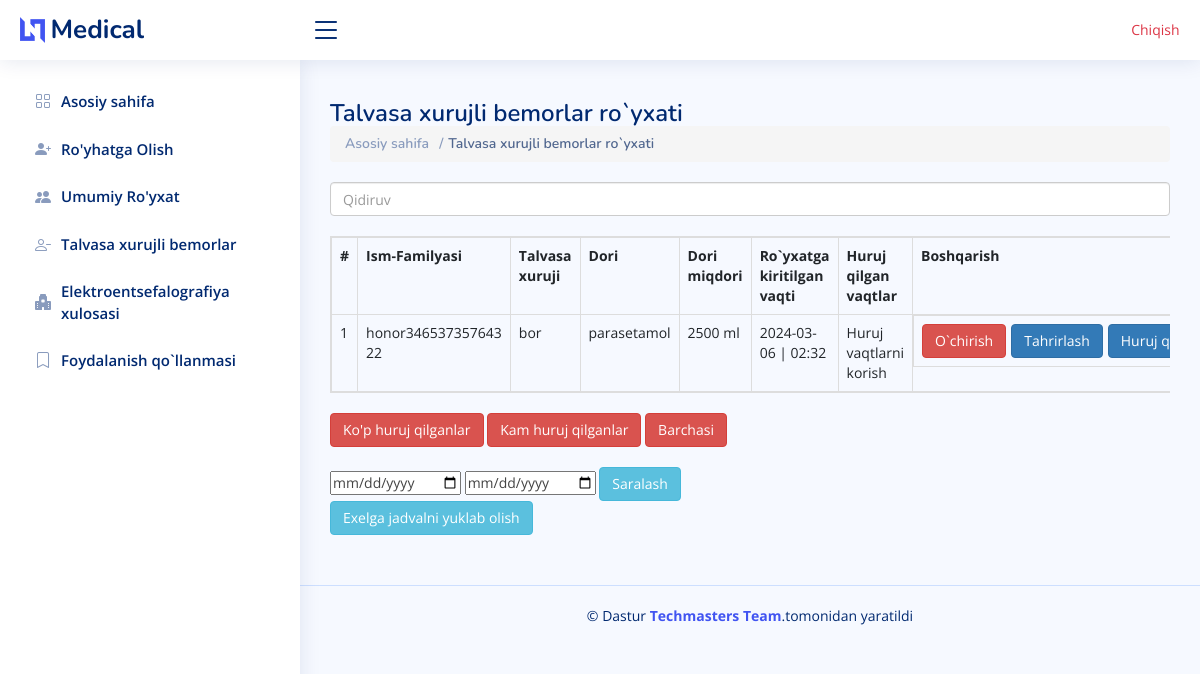
Page /comingtype/ (signed in) on the earlier database version.
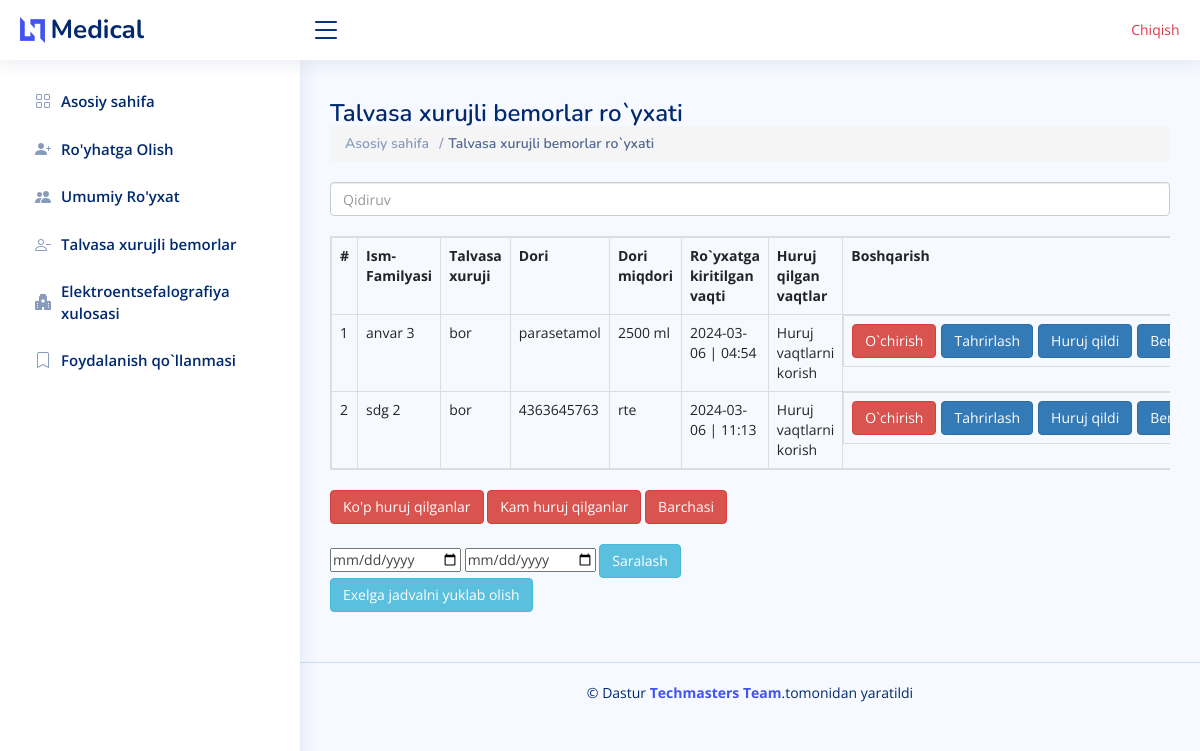
Same page on the later database version.
### chat/models.py (models this page shows, shortened)
class Sick(models.Model):
    username = models.CharField( max_length=400)
    age = models.IntegerField(default=0)
    is_xuruj = models.BooleanField(default=False)
    user = models.ForeignKey(User, on_delete=models.CASCADE)
    date_times = models.DateTimeField(auto_now_add=True)
    dori_name = models.CharField( max_length=400)
    dori_miqdor = models.CharField( max_length=400)

### chat/views.py (the view, shortened to what this page needs)
# urls.py: path("comingtype/",comingtype ,name='comingtype' ),
def comingtype(request):
    all_bemor = Sick.objects.all().filter(user=request.user).order_by('-date_times')
    yoq = Sick.objects.filter(user=request.user, is_xuruj=True)
    datas=[]
    data_from =request.GET.get('date_from')
    data_to = request.GET.get('date_to')
    for i in yoq:
        h = {'count':i.persons.filter().count(),
            'sick':i
            }
        datas.append(h)
    return render(request , 'mein/comingtype.html',{'datas':datas })

### template/mein/comingtype.html (shortened to what the changed rows need)
<!DOCTYPE html>
<html lang="en">
<head>
  <link rel="stylesheet" href="https://cdnjs.cloudflare.com/ajax/libs/font-awesome/6.2.1/css/all.min.css" />
  <link href="/static/assets/vendor/bootstrap/css/bootstrap.min.css" rel="stylesheet">
  <link href="/static/assets/vendor/bootstrap-icons/bootstrap-icons.css" rel="stylesheet">
  <link href="/static/assets/vendor/boxicons/css/boxicons.min.css" rel="stylesheet">
  <link href="/static/assets/vendor/quill/quill.snow.css" rel="stylesheet">
  <link href="/static/assets/vendor/quill/quill.bubble.css" rel="stylesheet">
  <link href="/static/assets/vendor/remixicon/remixicon.css" rel="stylesheet">
  <link href="/static/assets/vendor/simple-datatables/style.css" rel="stylesheet">
  <link rel="stylesheet" href="https://maxcdn.bootstrapcdn.com/bootstrap/3.4.1/css/bootstrap.min.css">
  <link href="/static/assets/css/style.css" rel="stylesheet">
</head>
<body>
  <main id="main" class="main">
    <div class="pagetitle">
      <h1>Talvasa xurujli bemorlar ro`yxati</h1>
    </div>
<section class="section dashboard">
   <div class="table-responsive">
  <br>
  <table   id="example" class="table table-bordered table-hover ">
    <tr data-count="title">
      <th>#</th>
      <th>Ism-Familyasi</th>
      <th>Talvasa xuruji</th>
      <th>Dori</th>
      <th>Dori miqdori</th>
      <th>Ro`yxatga kiritilgan vaqti</th>
      <th>Huruj qilgan vaqtlar</th>
      <th>Boshqarish</th>
    </tr>
    {% for x in datas|dictsortreversed:'count' %}
    <tr  data-count="{{x.sick.persons.all|length}}">
      <td id="data{{x.sick.id}}">1</td>
                    <td>{{x.sick.username}} {{x.count}} </td>
                    <td>
                       {% if x.sick.is_xuruj == True %}
                       bor
                       {% else %}
                       yoq
                       {% endif %}
                      </td>
                    <td>{{x.sick.dori_name}}</td>
                    <td>{{x.sick.dori_miqdor}}</td>
                    <td>{{x.sick.date_times|date:'Y-m-d'}}  | {{x.sick.date_times|time:"h:i"}} </td>
                    <td><a  data-toggle="modal" data-target="#about{{x.sick.id}}" >Huruj vaqtlarni korish</a></td>
                    <td class="d-flex gap-2">
                       <a  href="/delete2/{{x.sick.id}}/"><button type="button" class="btn btn-danger">O`chirish</button></a>
                <a  href=""  data-toggle="modal" data-target="#exampleModalCenter{{x.sick.id}}"><button type="button" class="btn btn-primary">Tahrirlash</button></a>
                <a   data-toggle="modal" data-target="#time{{x.sick.id}}" ><button type="button" class="btn btn-primary">Huruj qildi</button></a>
                <button onclick="location.href = '/detail/{{x.sick.id}}/' " type="button" class="btn btn-primary">Bemor haqida</button>
                      </td>
    </tr>
    {% endfor %}
</table>
<br>
</div>
  </main>
  <link rel="stylesheet" href="https://cdn.datatables.net/1.13.7/css/jquery.dataTables.min.css">
  <link rel="stylesheet" href="https://cdn.datatables.net/buttons/2.4.2/css/buttons.dataTables.min.css">
</body>
</html>

Differences in the rows shown:
removed Sick: sick.username "honor346537357643", count "22", is_xuruj "bor", sick.dori_name "parasetamol", sick.dori_miqdor "2500 ml", sick.date_times "2024-03-06", sick.date_times "02:32"
now on this page (row edited): Sick: sick.username "anvar", count "3", is_xuruj "bor", sick.dori_name "parasetamol", sick.dori_miqdor "2500 ml", sick.date_times "2024-03-06", sick.date_times "04:54"
now on this page (row edited): Sick: sick.username "sdg", count "2", is_xuruj "bor", sick.dori_name "4363645763", sick.dori_miqdor "rte", sick.date_times "2024-03-06", sick.date_times "11:13"
